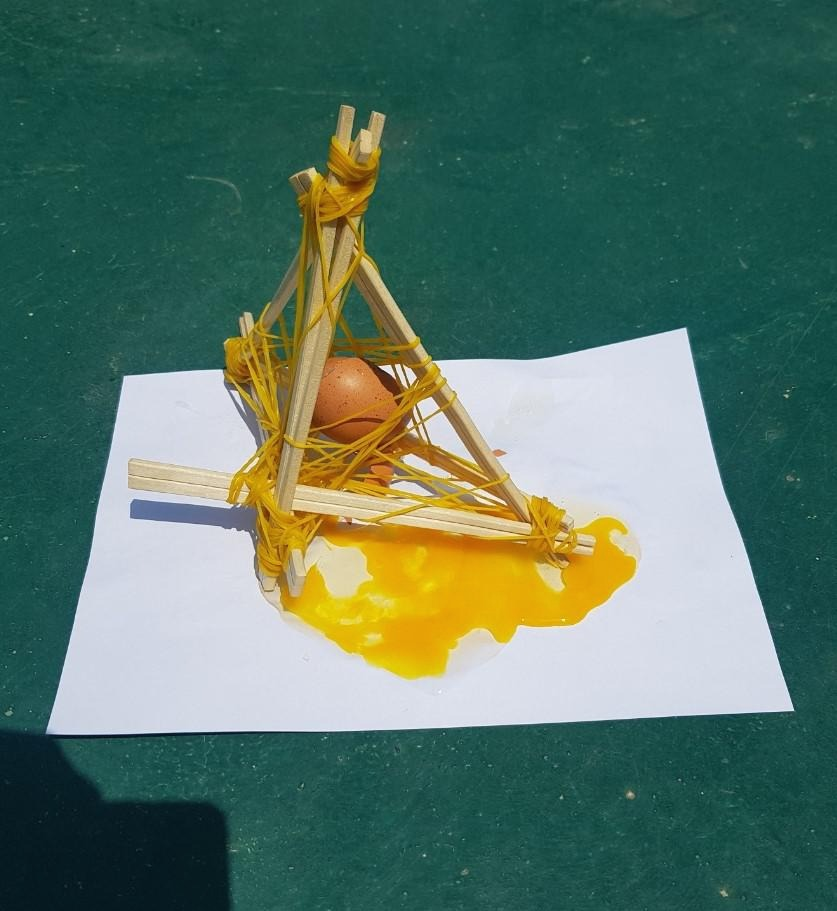
#> input picture Data Science/CV/brokenEgg.jpg, 837 x 911 px
$ python SaltPepper.py
#> lines starting #> are read from the running program, lines starting #| are printed output that depends on the picture; after the words box and inside, x2 and y2 are one past the last pixel; in counts of white or black regions, pixels touching at a corner belong together
#> further down, img is the input picture: shape (911, 837, 3); mean B, G, R 100.8, 116.4, 86.9
import cv2
import copy
from random import randint

def SaltPepper(img):
    # Getting the dimensions of the image
    if img.ndim > 2:  # color
        height, width, _ = img.shape
#> height = 911; width = 837
    else:  # gray scale
        height, width = img.shape

    result = copy.deepcopy(img)

    # Randomly pick some pixels in the image
    # Pick a random number between height*width/80 and height*width/10
    number_of_pixels = randint(int(height * width / 100), int(height * width / 10))
#> number_of_pixels = 58119

    for i in range(number_of_pixels):
        # Pick a random y coordinate
        y_coord = randint(0, height - 1)

        # Pick a random x coordinate
        x_coord = randint(0, width - 1)

        if result.ndim > 2:
            result[y_coord][x_coord] = [randint(0, 255), randint(0, 255), randint(0, 255)]
        else:
            # Color that pixel to white
            result[y_coord][x_coord] = 255
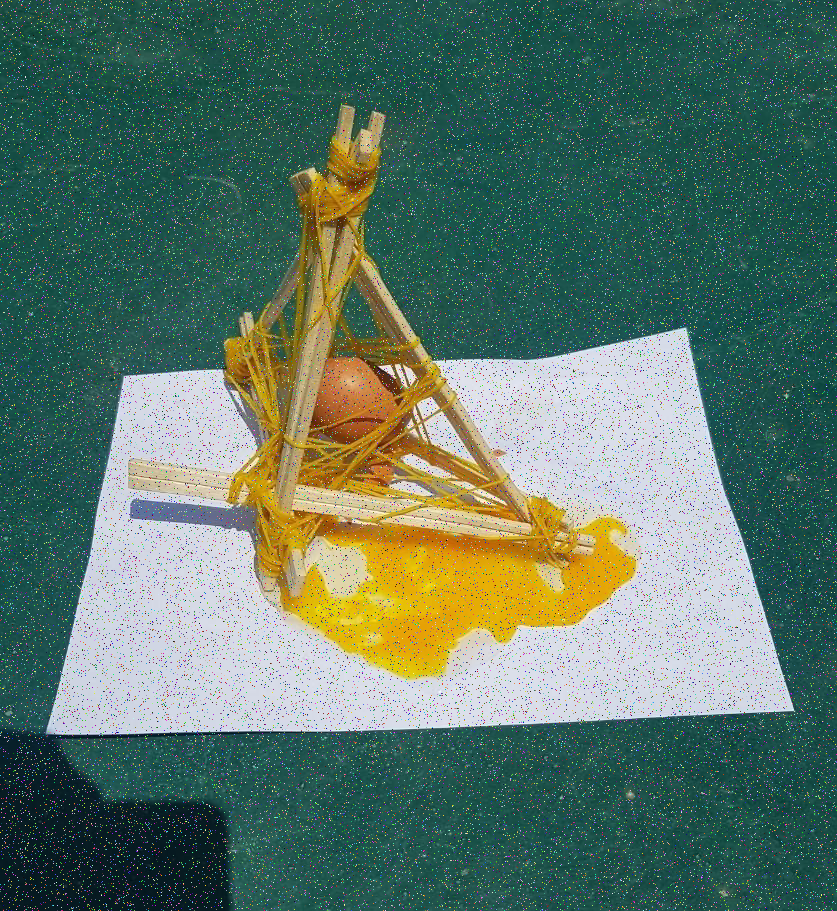
#> result: shape (911, 837, 3); 7.34% of pixels changed, all inside (x1, y1, x2, y2) = (0, 0, 837, 911)

    # Randomly pick some pixels in image
    # Pick a random number between height*width/80 and height*width/10
    for i in range(number_of_pixels):
        # Pick a random y coordinate
        y_coord = randint(0, height - 1)

        # Pick a random x coordinate
        x_coord = randint(0, width - 1)

        if result.ndim > 2:
            result[y_coord][x_coord] = [randint(0, 255), randint(0, 255), randint(0, 255)]
        else:
            # Color that pixel to white
            result[y_coord][x_coord] = 0
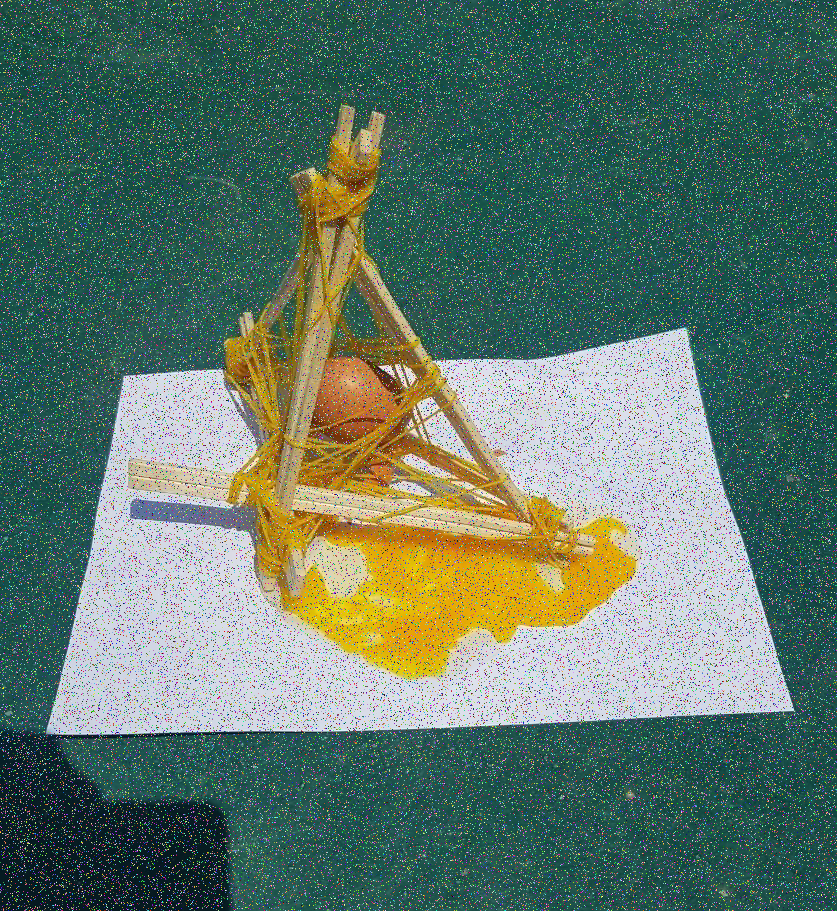
#> result: shape (911, 837, 3); 7.34% of pixels changed, all inside (x1, y1, x2, y2) = (0, 0, 837, 911)

    return result

img = cv2.imread('brokenEgg.jpg')
result = SaltPepper(img)

cv2.imshow('original', img)
cv2.imshow('result', result)
cv2.waitKey(0)
